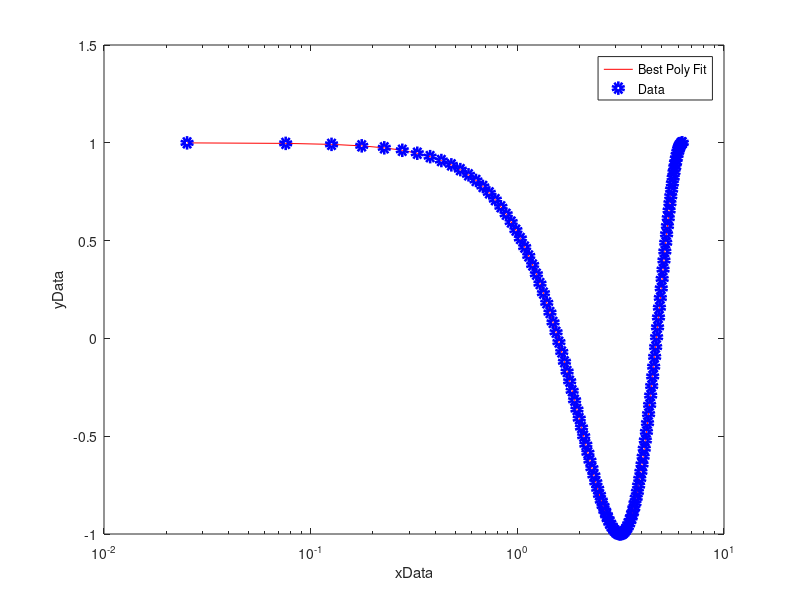

Reproduce this figure in MATLAB.
function fit_Polynomial_Series()
%this function performs linear least squares to find the best fit polynomial
%of degree 12 through data {(xi,yi)} from i = 1 to N

N=250;%number of data points
xData=linspace(-2*pi,2*pi,N);
yData=cos(xData)';% apostrophe will make it a column vector

for i=1:N
    %form Nx12 matrix A
     x = xData(i);%get x values from vector
     A(i,1) = 1;
     A(i,2) = x;
     A(i,3) = x^2;
     A(i,4) = x^3;
     A(i,5) = x^4;
     A(i,6) = x^5;
     A(i,7) = x^6;
     A(i,8) = x^7;
     A(i,9) = x^8;
     A(i,10) = x^9;
     A(i,11) = x^10;
     A(i,12) = x^11;
     A(i,13) = x^12;
     %form y vector
     y(i,1) = yData(i);%get y values from vector   
end
%pseudo inverse
B = inv(transpose(A)*A)*transpose(A)*y;
res = y - A*B%residual
norm = sqrt(transpose(res)*(res))%norm of residual
yfit = A*B;%line of best fit
%plot data
semilogx(xData,yfit,'r-');%plots points in red
set(0, 'DefaultLineLineWidth', 4);% sets the line width of graph
hold on; %this plots all the points calculated by the function
semilogx(xData,yData,'bo');%plots points in blue
set(0, 'DefaultLineLineWidth', 6);% sets the line width of graph
hold on;
legend('Best Poly Fit','Data');
xlabel('xData');
ylabel('yData'); 
%a)Increasing N to a certain value seems to increase, then decrease the
%residual.
%Residual norm at N = 10: 0.7318
%Residual norm at N = 50: 5.1501e-04
%Residual norm at N = 250: 0.0011
%b) cos(x) was commonly used as a Taylor series function. It coefficients
%are 1- x^2/2!+x^4/4!-....(-1)^n(x^2n/(2n)!)
%c) The coefficients at N = 250 are 0.9999 0.0000 -0.4998 -0.0000 0.0416 0.0000   
%-0.0014  -0.0000  0.0000  0.0000  -0.0000  -0.0000 0.0000.
%d) The majority of the coefficients for N =250 appear to be 0.


